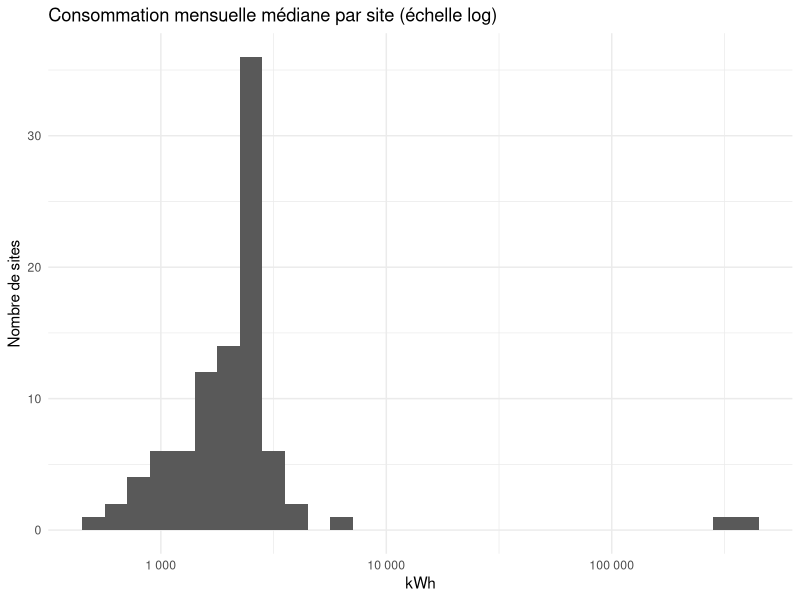
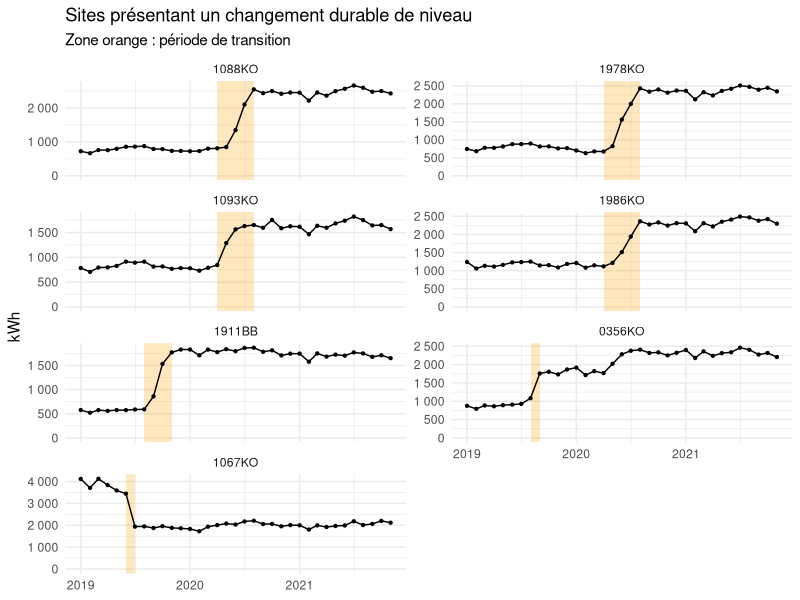
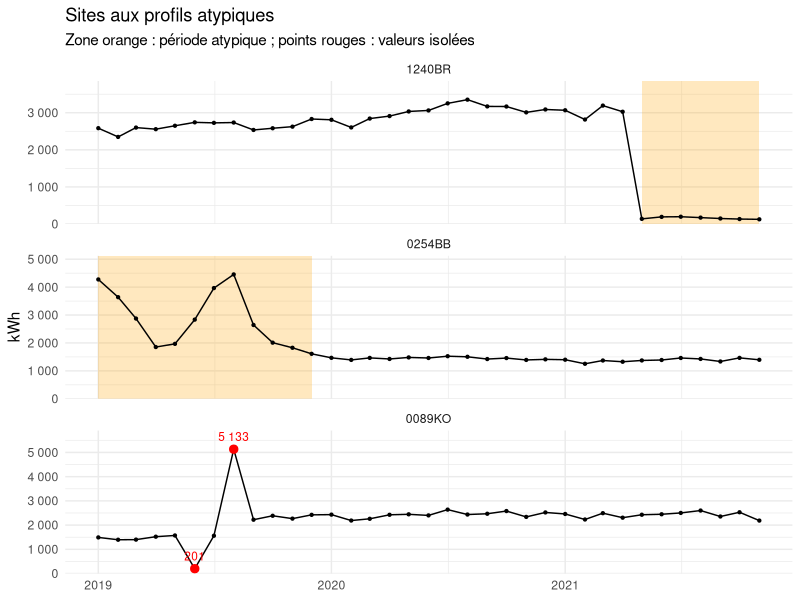
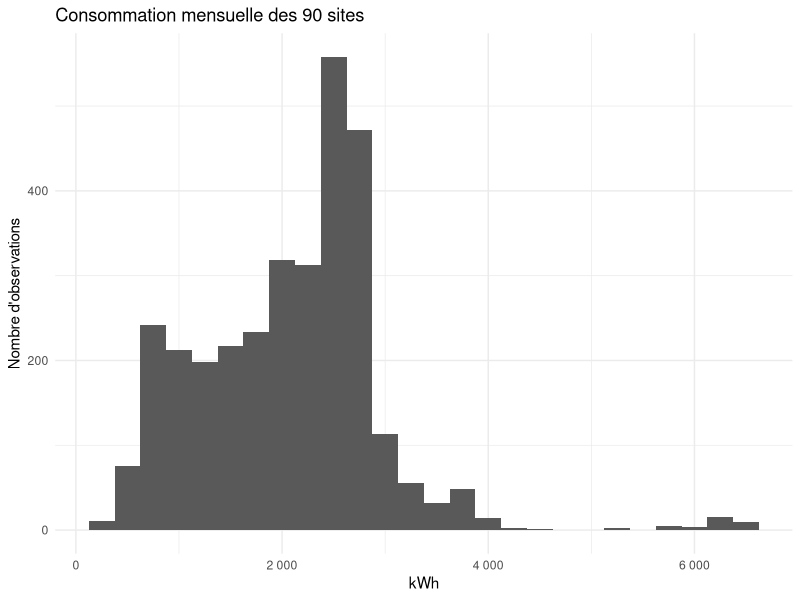
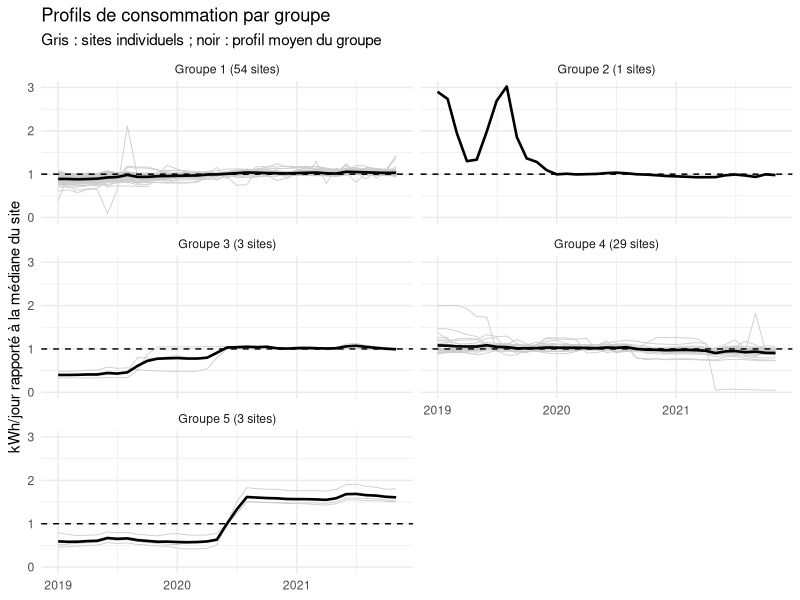

Generate these figures, in order, with R:
## ---- chunk 1
knitr::opts_chunk$set(echo = FALSE, message = FALSE, warning = FALSE,
                      fig.align = "center", fig.width = 7, fig.height = 3.5)
## ---- chunk 2
library(dplyr)
library(tidyr)
library(ggplot2)
library(lubridate)
library(knitr)
library(cluster)

# French number formatting for tables: 2 500,3
fr <- function(x, d = 0) formatC(x, format = "f", digits = d, big.mark = " ", decimal.mark = ",")
## ---- chunk 3
df <- read.csv("TimeSeries.csv", header = TRUE, sep = ",")

df <- df %>%
  mutate(
    KWH_PERIOD  = as.numeric(gsub("\\s", "", KWH_PERIOD)),  # "2 500" -> 2500
    BEGIN       = dmy(BEGIN),                                # dd/mm/yyyy
    END         = dmy(END),
    DAYS        = as.numeric(END - BEGIN) + 1,               # length of billing period
    KWH_PER_DAY = KWH_PERIOD / DAYS,                         # normalizes Feb vs 31-day months
    MONTH       = floor_date(BEGIN, "month"),                # first day of the month
    GROUP       = substr(NAME, nchar(NAME) - 1, nchar(NAME)) # BB / BR / KO suffix
  ) %>%
  arrange(NAME, MONTH)
## ---- chunk 4
months_per_site <- df %>% group_by(NAME) %>% summarise(n_months = n_distinct(MONTH))

# first/last month per site
coverage <- df %>% group_by(NAME) %>%
  summarise(first = min(MONTH), last = max(MONTH), n_months = n_distinct(MONTH))

# billing periods that are NOT a full calendar month
irregular <- df %>%
  filter(day(BEGIN) != 1 | END != ceiling_date(BEGIN, "month") - days(1))

overview <- data.frame(
  Indicateur = c("Nombre de sites", "Nombre d'observations", "Période couverte",
                 "Mois par site", "Valeurs manquantes", "Doublons (site, mois)"),
  Valeur = c(n_distinct(df$NAME),
             fr(nrow(df)),
             paste(format(min(coverage$first), "%m/%Y"), "à", format(max(coverage$last), "%m/%Y")),
             paste(unique(months_per_site$n_months), collapse = ", "),
             sum(is.na(df$KWH_PERIOD)),
             sum(duplicated(df[c("NAME", "MONTH")])))
)
kable(overview, col.names = c("", ""), align = c("l", "r"), booktabs = TRUE,
      caption = "Vue d'ensemble du jeu de données")
## ---- chunk 5
site_median <- df %>% group_by(NAME) %>% summarise(med = median(KWH_PERIOD)) %>%
  arrange(desc(med))

site_median %>% head(5) %>%
  transmute(Rang = row_number(), Site = NAME, `Médiane (kWh/mois)` = fr(med)) %>%
  kable(align = c("c", "l", "r"), booktabs = TRUE,
        caption = "Les 5 sites à la plus forte consommation mensuelle médiane")
## ---- chunk 6
ggplot(site_median, aes(med)) + geom_histogram(bins = 30) +
  scale_x_log10(labels = scales::label_number(big.mark = " ")) +
  labs(title = "Consommation mensuelle médiane par site (échelle log)",
       x = "kWh", y = "Nombre de sites") + theme_minimal()
## ---- chunk 7
giants <- site_median$NAME[site_median$med > 100000]   # any threshold between ~6 000 and ~350 000 gives the same 2 sites
std    <- df %>% filter(!NAME %in% giants)
big    <- df %>% filter(NAME %in% giants)
share  <- sum(big$KWH_PERIOD) / sum(df$KWH_PERIOD)
## ---- chunk 8
describe <- function(x) c(min(x), quantile(x, .25), median(x), mean(x),
                          quantile(x, .75), max(x), sd(x))
global <- rbind(`Tous les sites`   = describe(df$KWH_PERIOD),
                `90 sites`         = describe(std$KWH_PERIOD),
                `2 grands sites`   = describe(big$KWH_PERIOD))
colnames(global) <- c("Min", "Q1", "Médiane", "Moyenne", "Q3", "Max", "Écart-type")
kable(apply(global, 2, fr), align = "r", booktabs = TRUE,
      caption = "Consommation mensuelle facturée (kWh)")
## ---- chunk 9
site_stats <- df %>% group_by(NAME, GROUP) %>%
  summarise(mean = mean(KWH_PERIOD), median = median(KWH_PERIOD), sd = sd(KWH_PERIOD),
            min = min(KWH_PERIOD), max = max(KWH_PERIOD), cv = sd / mean, .groups = "drop")

cv_classes <- as.data.frame(table(cut(site_stats$cv, c(0, .05, .1, .2, Inf),
  labels = c("< 5 %  (très stable)", "5–10 %  (stable)", "10–20 %  (variable)", "> 20 %  (très variable)"))))
cv_classes$Part <- paste0(fr(100 * cv_classes$Freq / sum(cv_classes$Freq)), " %")
kable(cv_classes, col.names = c("Coefficient de variation", "Nombre de sites", "Part"),
      align = c("l", "r", "r"), booktabs = TRUE,
      caption = "Stabilité des sites (coefficient de variation = écart-type / moyenne)")
## ---- chunk 10
site_stats %>% arrange(desc(cv)) %>% head(10) %>%
  transmute(Site = NAME, Moyenne = fr(mean), `Médiane` = fr(median),
            Min = fr(min), Max = fr(max), CV = paste0(fr(100 * cv), " %")) %>%
  kable(align = c("l", rep("r", 5)), booktabs = TRUE,
        caption = "Les 10 sites les plus variables (kWh/mois)")
## ---- chunk 11
shift_sites <- c("1088KO", "1978KO", "1093KO", "1986KO", "1911BB", "0356KO", "1067KO")

# transition window: last "before" month -> first "after" month
breaks <- data.frame(
  NAME  = shift_sites,
  start = as.Date(c(rep("2020-04-01", 4), "2019-08-01", "2019-08-01", "2019-06-01")),
  end   = as.Date(c(rep("2020-08-01", 4), "2019-11-01", "2019-09-01", "2019-07-01"))
) %>% mutate(NAME = factor(NAME, levels = shift_sites))

df %>% filter(NAME %in% shift_sites) %>%
  mutate(NAME = factor(NAME, levels = shift_sites)) %>%
  ggplot(aes(MONTH, KWH_PERIOD)) +
  geom_rect(data = breaks, aes(xmin = start, xmax = end, ymin = -Inf, ymax = Inf),
            inherit.aes = FALSE, fill = "orange", alpha = 0.25) +
  geom_line() + geom_point(size = 0.8) +
  facet_wrap(~ NAME, ncol = 2, scales = "free_y") +
  expand_limits(y = 0) +
  scale_y_continuous(labels = scales::label_number(big.mark = " ")) +
  labs(title = "Sites présentant un changement durable de niveau",
       subtitle = "Zone orange : période de transition",
       x = NULL, y = "kWh") +
  theme_minimal()
## ---- chunk 12
odd_sites <- c("1240BR", "0254BB", "0089KO")

periods <- data.frame(
  NAME  = c("1240BR", "0254BB"),
  start = as.Date(c("2021-05-01", "2019-01-01")),
  end   = as.Date(c("2021-11-01", "2019-12-01"))
) %>% mutate(NAME = factor(NAME, levels = odd_sites))

outliers <- df %>%
  filter(NAME == "0089KO", MONTH %in% as.Date(c("2019-06-01", "2019-08-01"))) %>%
  mutate(NAME = factor(NAME, levels = odd_sites))

df %>% filter(NAME %in% odd_sites) %>%
  mutate(NAME = factor(NAME, levels = odd_sites)) %>%
  ggplot(aes(MONTH, KWH_PERIOD)) +
  geom_rect(data = periods, aes(xmin = start, xmax = end, ymin = -Inf, ymax = Inf),
            inherit.aes = FALSE, fill = "orange", alpha = 0.25) +
  geom_line() + geom_point(size = 0.8) +
  geom_point(data = outliers, colour = "red", size = 2.5) +
  geom_text(data = outliers, aes(label = fr(KWH_PERIOD)),
            colour = "red", vjust = -0.9, size = 3) +
  facet_wrap(~ NAME, ncol = 1, scales = "free_y") +
  expand_limits(y = 0) +
  scale_y_continuous(labels = scales::label_number(big.mark = " "),
                     expand = expansion(mult = c(0, 0.15))) +
  labs(title = "Sites aux profils atypiques",
       subtitle = "Zone orange : période atypique ; points rouges : valeurs isolées",
       x = NULL, y = "kWh") +
  theme_minimal()
## ---- chunk 13
ggplot(std, aes(KWH_PERIOD)) + geom_histogram(binwidth = 250) +
  scale_x_continuous(labels = scales::label_number(big.mark = " ")) +
  labs(title = "Consommation mensuelle des 90 sites", x = "kWh", y = "Nombre d'observations") +
  theme_minimal()
## ---- chunk 14
level <- std %>% group_by(NAME) %>% summarise(med = median(KWH_PERIOD))

set.seed(123)
km <- kmeans(log(level$med), centers = 2, nstart = 25)
level$LEVEL <- ifelse(km$cluster == which.min(km$centers), "Petits sites", "Sites standards")

level %>% group_by(LEVEL) %>%
  summarise(n = n(), min = min(med), med_seg = median(med), max = max(med)) %>%
  transmute(Segment = LEVEL, `Nombre de sites` = n,
            `Médiane la plus basse` = fr(min), `Médiane du segment` = fr(med_seg),
            `Médiane la plus haute` = fr(max)) %>%
  kable(align = c("l", rep("r", 4)), booktabs = TRUE,
        caption = "Segmentation des 90 sites par niveau de consommation (kWh/mois)")
## ---- chunk 15
norm <- std %>% group_by(NAME) %>%
  mutate(NORM = KWH_PER_DAY / median(KWH_PER_DAY)) %>% ungroup()

prof <- norm %>% select(NAME, MONTH, NORM) %>%
  arrange(MONTH) %>%
  pivot_wider(names_from = MONTH, values_from = NORM)
X <- as.matrix(prof[, -1]); rownames(X) <- prof$NAME

d  <- dist(X)
hc <- hclust(d, method = "ward.D2")
prof_cl <- data.frame(NAME = prof$NAME, CLUSTER = cutree(hc, k = 5))
## ---- chunk 16
plot_df <- norm %>% inner_join(prof_cl, by = "NAME") %>%
  group_by(CLUSTER) %>%
  mutate(LABEL = paste0("Groupe ", CLUSTER, " (", n_distinct(NAME), " sites)")) %>%
  ungroup()

ggplot(plot_df, aes(MONTH, NORM)) +
  geom_line(aes(group = NAME), colour = "grey80", linewidth = 0.3) +
  stat_summary(fun = mean, geom = "line", linewidth = 0.9) +
  geom_hline(yintercept = 1, linetype = "dashed") +
  facet_wrap(~ LABEL, ncol = 2) +
  coord_cartesian(ylim = c(0, 3)) +
  labs(title = "Profils de consommation par groupe",
       subtitle = "Gris : sites individuels ; noir : profil moyen du groupe",
       x = NULL, y = "kWh/jour rapporté à la médiane du site") +
  theme_minimal()
## ---- chunk 17
prof_cl %>% group_by(CLUSTER) %>%
  summarise(n = n(), Sites = ifelse(n() <= 5, paste(NAME, collapse = ", "), "–")) %>%
  kable(col.names = c("Groupe", "Nombre de sites", "Sites"), align = c("c", "r", "l"),
        booktabs = TRUE, caption = "Composition des groupes de profils")
